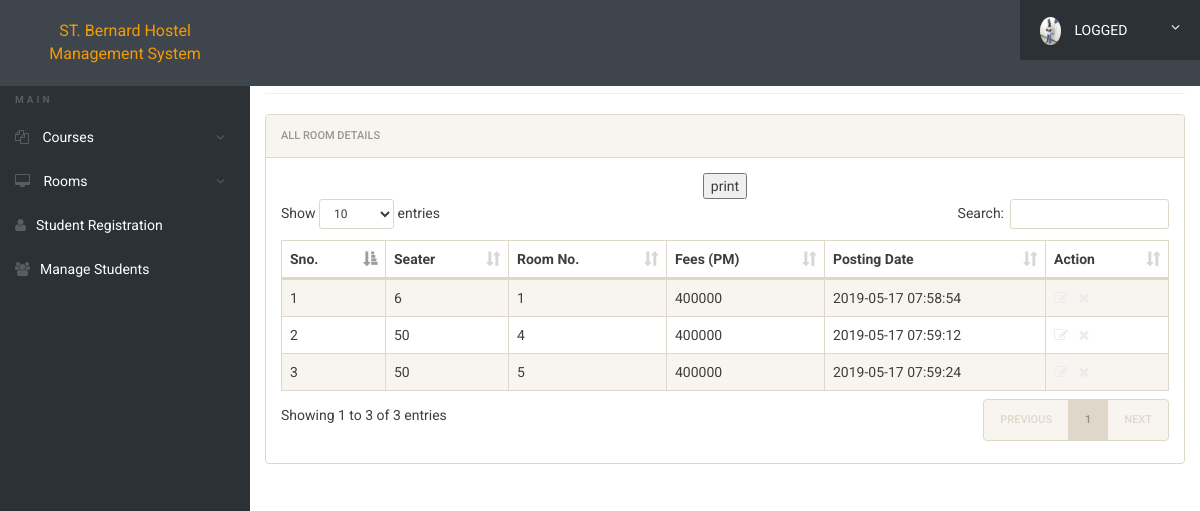
Page /admin/manage-rooms.php (signed in) on the committed database.
### tables this page shows
CREATE TABLE IF NOT EXISTS `rooms` (
  `id` int(11) NOT NULL AUTO_INCREMENT,
  `seater` int(11) NOT NULL,
  `room_no` int(11) NOT NULL,
  `fees` int(11) NOT NULL,
  `posting_date` timestamp NOT NULL DEFAULT CURRENT_TIMESTAMP,
  PRIMARY KEY (`id`)
);

### admin/manage-rooms.php (the view, shortened to what this page needs)
<?php
include('includes/config.php');
?>
<!doctype html>
<html lang="en" class="no-js">
<head>
	<link rel="stylesheet" href="css/font-awesome.min.css">
	<link rel="stylesheet" href="css/bootstrap.min.css">
	<link rel="stylesheet" href="css/dataTables.bootstrap.min.css">
	<link rel="stylesheet" href="css/bootstrap-social.css">
	<link rel="stylesheet" href="css/bootstrap-select.css">
	<link rel="stylesheet" href="css/fileinput.min.css">
	<link rel="stylesheet" href="css/awesome-bootstrap-checkbox.css">
	<link rel="stylesheet" href="css/style.css">
</head>
<body>
	<?php include('includes/header.php');?>
	<div class="ts-main-content">
			<?php include('includes/sidebar.php');?>
		<div class="content-wrapper">
			<div class="container-fluid">
				<div class="row">
					<div class="col-md-12">
						<h2 class="page-title">Manage Rooms</h2>
						<div class="panel panel-default">
							<div class="panel-heading">All Room Details</div>
							<div class="panel-body">
								<table id="zctb" class="display table table-striped table-bordered table-hover" cellspacing="0" width="100%">
									<thead>
										<tr>
											<th>Sno.</th>
											<th>Seater</th>
											<th>Room No.</th>
											<th>Fees (PM) </th>
											<th>Posting Date  </th>
											<th>Action</th>
										</tr>
									</thead>
									    <center>
<input type="button" value="print" onclick=Javascript:window.print()>
</center>
									<tbody>
<?php
$ret="select * from rooms";
$stmt= $mysqli->prepare($ret) ;
$stmt->execute() ;
$res=$stmt->get_result();
$cnt=1;
while($row=$res->fetch_object())
	  {
	  	?>
<tr><td><?php echo $cnt;;?></td>
<td><?php echo $row->seater;?></td>
<td><?php echo $row->room_no;?></td>
<td><?php echo $row->fees;?></td>
<td><?php echo $row->posting_date;?></td>
<td><a href="edit-room.php?id=<?php echo $row->id;?>"><i class="fa fa-edit"></i></a>&nbsp;&nbsp;
<a href="manage-rooms.php?del=<?php echo $row->id;?>" onclick="return confirm("Do you want to delete");"><i class="fa fa-close"></i></a></td>
										</tr>
									<?php
$cnt=$cnt+1;
									 } ?>
									</tbody>
								</table>
							</div>
						</div>
					</div>
				</div>
			</div>
		</div>
	</div>
<div class="footer">
  <p>Copyright &copy; 2019 My Project</p>
</div>
</body>
</html>

### admin/css/style.css (style rules this page uses)
html { font-size: 14px; }
@media only screen and (min-width: 480px) { html { font-size: 17px; } }
@media only screen and (min-width: 768px) { html { font-size: 14px; } }
@media only screen and (min-width: 1024px) { p { font-size: 1em; margin-bottom: 1.8em; } }
body { font-size: 1em; }
a { color: #eaeced; }
.panel { overflow: hidden; }
.page-title { padding-bottom: 15px; margin-bottom: 20px; border-bottom: 1px solid #f0f0f0; }
.ts-main-content .content-wrapper { padding-top: 15px; margin-top: 10px; }
@media only screen and (min-width: 992px) { .ts-main-content .content-wrapper { margin-left: 250px; } }

### rows in the picture
rooms: seater "6", room_no "1", fees "400000", posting_date "2019-05-17 07:58:54"
rooms: seater "50", room_no "4", fees "400000", posting_date "2019-05-17 07:59:12"
rooms: seater "50", room_no "5", fees "400000", posting_date "2019-05-17 07:59:24"
